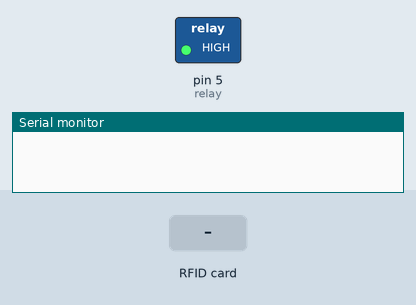
Recording of a sketch running on a simulated Arduino Uno, built with avr-gcc and run on an emulated ATmega328P. Parts: switched loads named in the sketch (green lamp = pin HIGH), the last lines printed to the serial monitor. Inputs (shaded band) come from the test bench. Pins used as bus, display or sensor lines are not drawn.

Above: at 1.2 s.
1.3 s: RFID card 6A F1 C8 80 held to the reader
At 2.0 s:
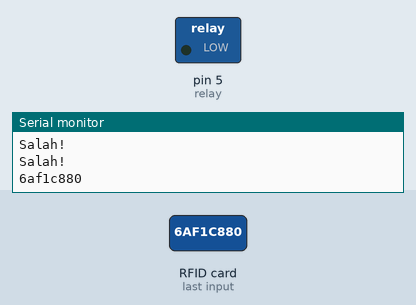
2.8 s: RFID card 19 16 F4 B2 held to the reader
At 4.2 s:
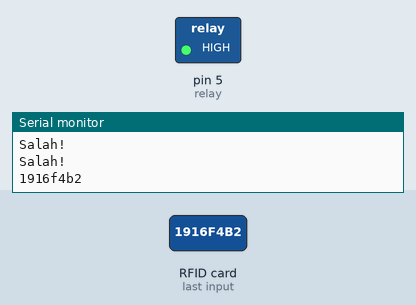
Timing chart, 0 to 5.8 s (numbered marks = the images above; inputs shaded):
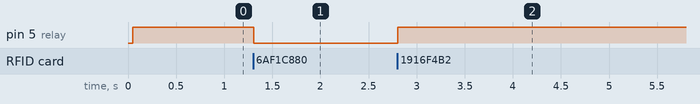

Measured:
- after the input at 1.3 s, pin 5 (relay): HIGH → LOW at once
- after the input at 2.8 s, pin 5 (relay): LOW → HIGH at once

The sketch:

Arduino_Switch.ino
```cpp
#include <SPI.h>
#include <MFRC522.h>

#define SS_PIN 10
#define RST_PIN 9
#define relay 5

MFRC522 rfid(SS_PIN, RST_PIN);

MFRC522::MIFARE_Key key;


byte nuidPICC[4];
int state = 0;
String card[2] = {"6af1c880", "1916f4b2"};

void setup() {
  Serial.begin(9600);
  SPI.begin(); // Init SPI bus
  pinMode(relay, OUTPUT);
  rfid.PCD_Init(); // Init MFRC522
  digitalWrite(relay, HIGH);
  for (byte i = 0; i < 6; i++) {
    key.keyByte[i] = 0xFF;
  }

}

void loop() {

  if ( ! rfid.PICC_IsNewCardPresent())
    return;


  if ( ! rfid.PICC_ReadCardSerial())
    return;

  if (state == 1) {
    digitalWrite(relay, HIGH);
    Serial.println("matikan");
  }
  for (int a = 0; a <= sizeof(card); a++) {
    if (String(printHex(rfid.uid.uidByte, rfid.uid.size)) == card[a]) {
      Serial.println("ketemu");
      if (state == 1) {
        digitalWrite(relay, HIGH);
        Serial.println("matikan");
        state = 0;
      } else {
        digitalWrite(relay, LOW);
        state = 1;
      }
    } else Serial.println("Salah!");
  }
  Serial.println(String(printHex(rfid.uid.uidByte, rfid.uid.size)));

  // Halt PICC
  rfid.PICC_HaltA();

  // Stop encryption on PCD
  rfid.PCD_StopCrypto1();

}

String printHex(byte *buffer, byte bufferSize) {
  String hex = "";
  String zz[4];
  for (byte i = 0; i < bufferSize; i++) {

    buffer[i] < 0x10 ? " 0" : " ";

    hex = hex + String(buffer[i], HEX);
  }
  //Serial.println("DATA="+hex);
  return hex;
}
```
